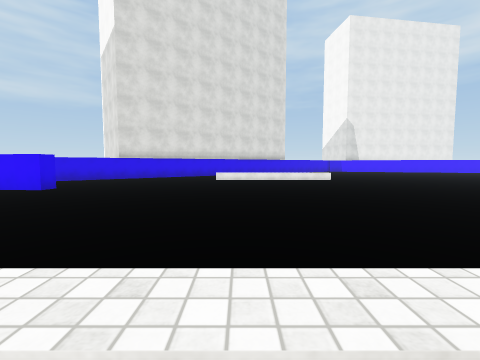
view 1 (above)

20 first-person views from a walk through a scene from a Unity 3-D project. The camera is 1.5 m above the floor, tilts 4° down and sees 90° across. The floor is counted in squares, 2 m on a side. Each view is taken from the middle of a square. On the plan, view 1 faces up. The plan holds only what a view shows up to about 9 squares ahead; the rest is blank. The place goes on beyond the plan. The player character is not drawn. Surface patterns are stand-ins for the level's own textures.

view 2
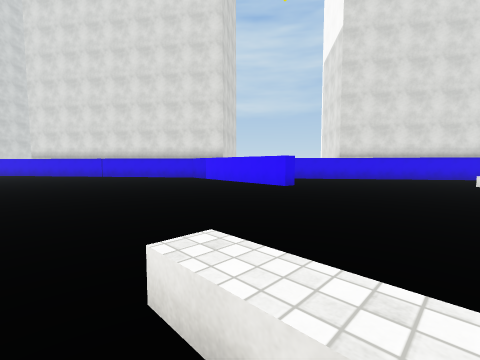

view 3
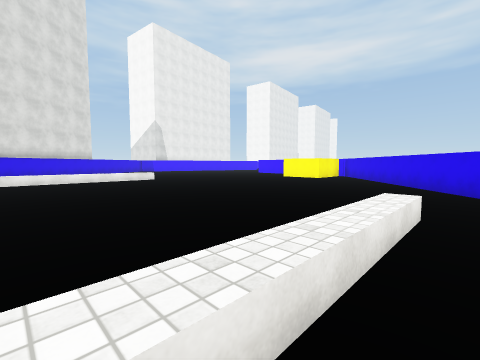

view 4
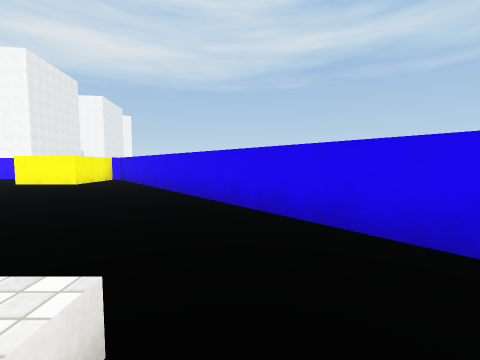

view 5
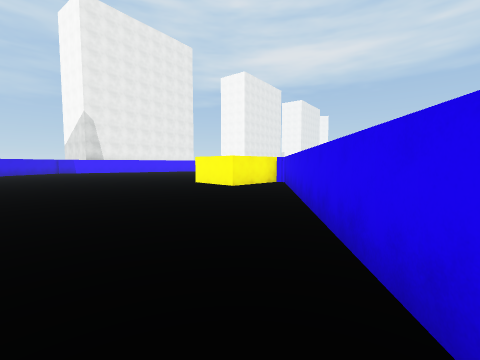

view 6
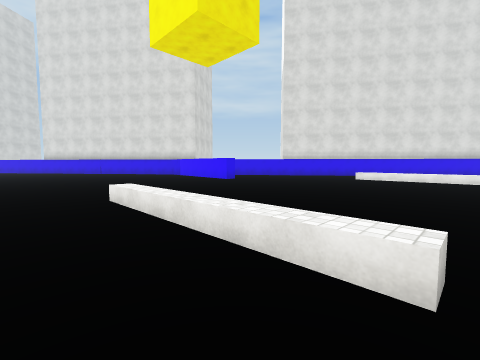

view 7
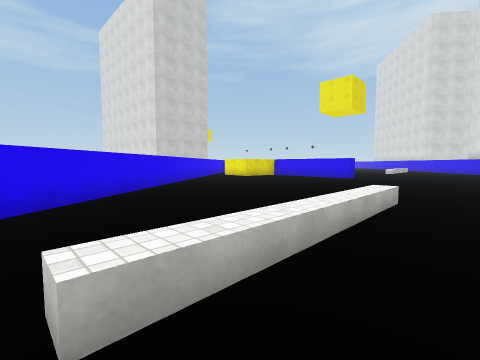

view 8
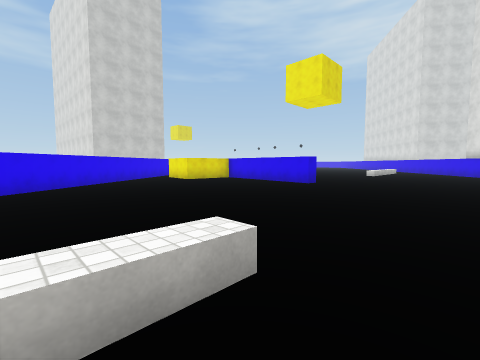

view 9
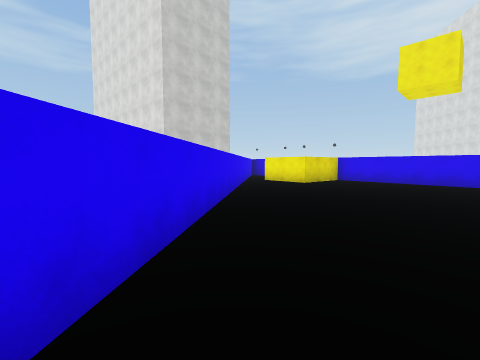

view 10
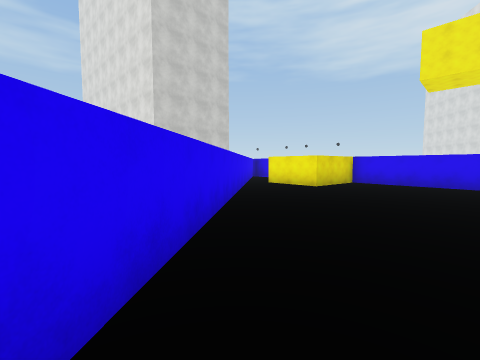

view 11
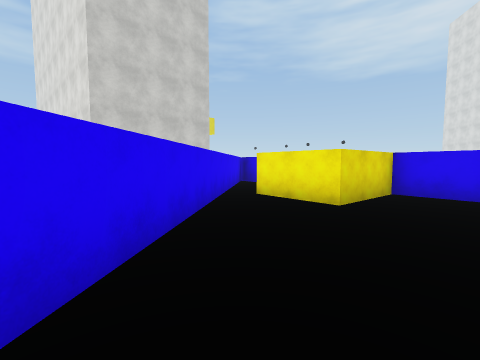

view 12
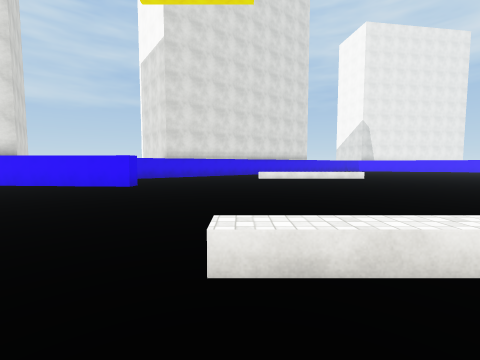

view 13
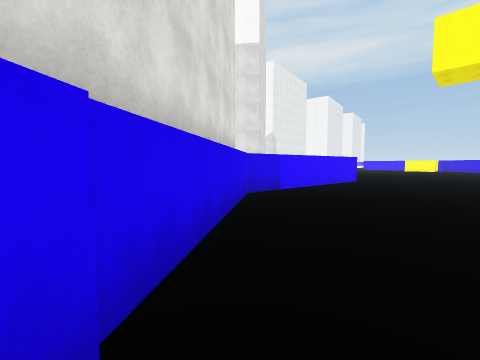

view 14
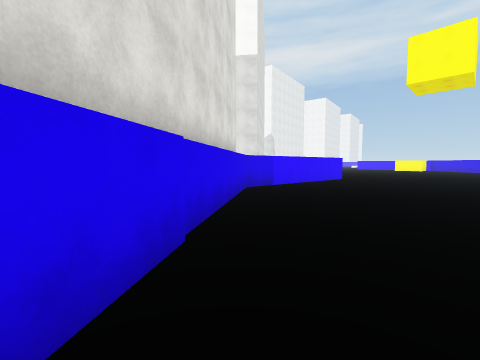

view 15
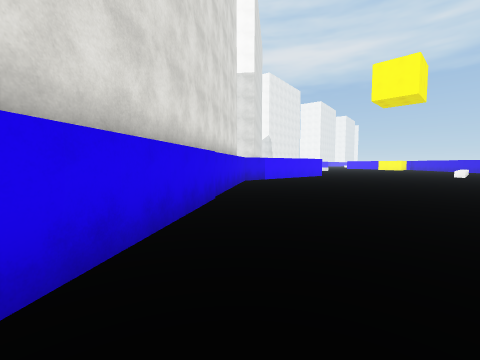

view 16
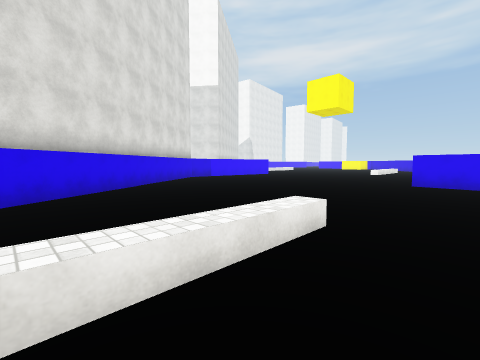

view 17
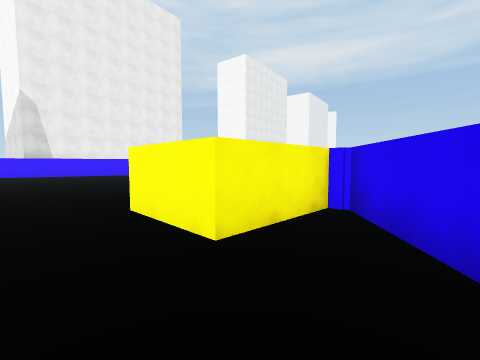

view 18
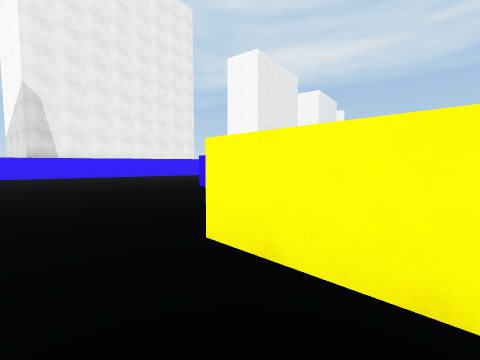

view 19
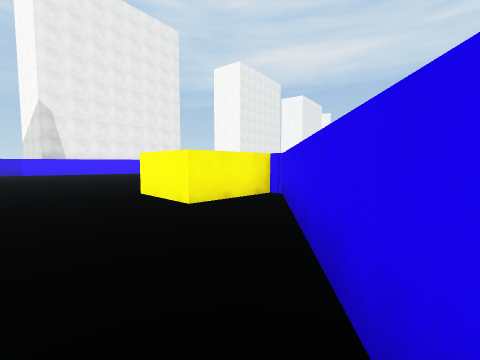

view 20
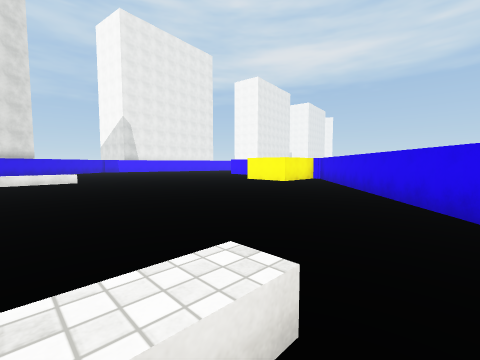

### Floor plan
Key: @ floor where view 1 was taken; # wall or solid block; . floor; ^ raised ledge.
Columns run from 19 left of view 1 to 12 right of it. Each row starts with its distance up from view 1.
 18                             ..
 17                             ...
 16                             ....
 15                             ....
 14                            .....
 13                            .....
 12                  ..     .. .....
 11                 ..^^^^^^........
 10                ................
  9              ..................
  8              .................#
  7       ########................#
  6     ###.......................##
  5    ##...........................
  4   ##..........................##
  3 ###................  ........##
  2 #...........................##
  1   ...............^^^^^^....##
  0 .   ............. .@ .. .###
 -1 ....................... ##
 -2 ^^^. ..............
 -3 ....  ....#..........
 -4 .     ....#.........##
 -5          ##........##
 -6          #........##
 -7          #.......##
 -8          ###...###
 -9            #..##
-10            #.##
-11            ###

Where each view was taken, in squares from view 1:
view 1: 0 up, 0 right, facing up
view 2: 0 up, 1 left, facing up-left
view 3: 0 up, 1 left, facing up-right
view 4: 0 up, 2 right, facing right
view 5: 0 up, 5 right, facing up-right
view 6: 1 down, 3 right, facing up-left
view 7: 2 up, 3 right, facing down-left
view 8: 2 up, 1 left, facing down-left
view 9: 3 down, 1 right, facing down-left
view 10: 4 down, 0 right, facing down-left
view 11: 6 down, 3 left, facing down-left
view 12: 1 down, 2 left, facing up
view 13: 3 up, 16 left, facing up-right
view 14: 2 up, 17 left, facing up-right
view 15: 0 up, 19 left, facing up-right
view 16: 4 down, 19 left, facing up-right
view 17: 4 up, 9 right, facing up-right
view 18: 6 up, 9 right, facing up-right
view 19: 2 up, 8 right, facing up-right
view 20: 0 up, 2 right, facing up-right
